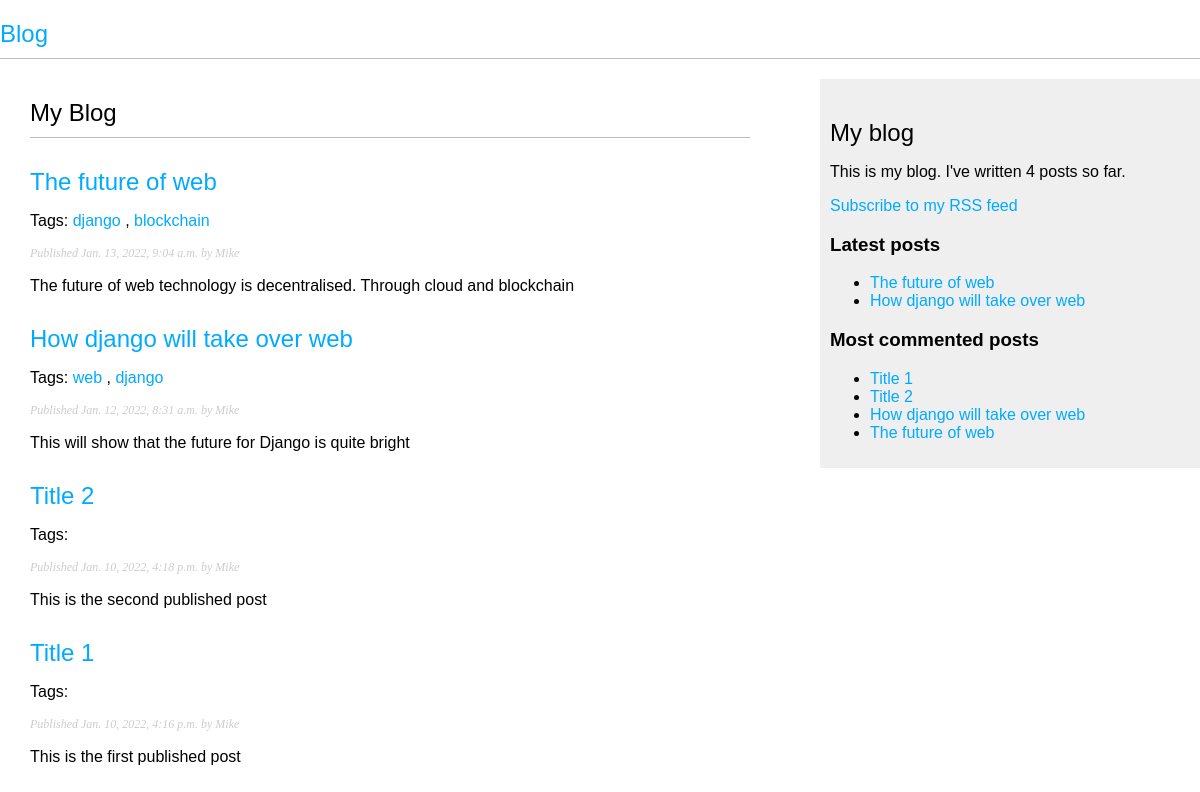
Before: / with the older database file.
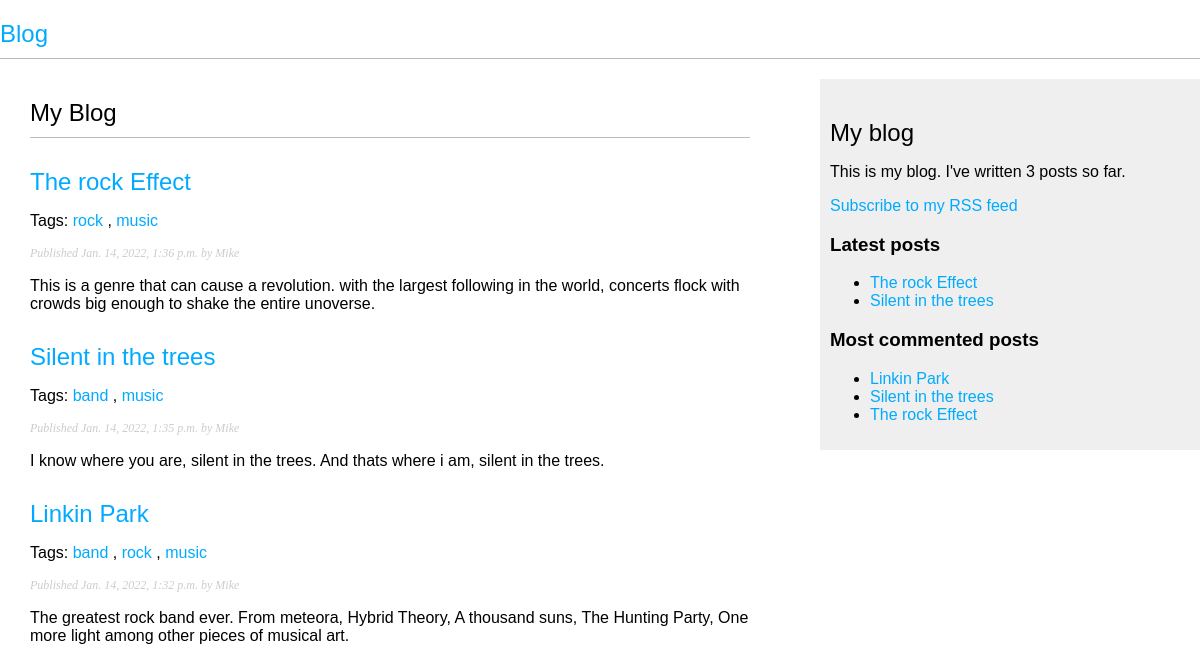
After: the same page with the newer database file.
### blog/models.py (models this page shows, shortened)
class Post(models.Model):
    STATUS_CHOICES = (('draft', 'Draft'),
    ('published', 'Published'))
    title = models.CharField(max_length=250)
    slug = models.SlugField(max_length=250,
    unique_for_date='publish')
    author = models.ForeignKey(User, on_delete=models.CASCADE, related_name='blog_posts')
    body = models.TextField()
    publish = models.DateTimeField(default=timezone.now)
    created = models.DateTimeField(auto_now_add=True)
    updated = models.DateTimeField(auto_now=True)
    status = models.CharField(max_length=10, choices=STATUS_CHOICES, default='draft')
    tags = TaggableManager()
    class Meta:
        ordering = ('-publish',)
    objects = models.Manager() # The default manager.
    published = PublishedManager() # Our custom manager.
    def get_absolute_url(self):
        return reverse('blog:post_detail',
                        args=[self.publish.year,
                        self.publish.month,
                        self.publish.day, self.slug])

### blog/views.py (the view)
# urls.py: path('', views.post_list, name='post_list'),
def post_list(request,tag_slug = None ):
    posts = Post.published.all()
    tag = None
    if tag_slug:
        tag = get_object_or_404(Tag, slug=tag_slug)
        object_list = posts.filter(tags__in=[tag])
    return render(request, 'blog/post/list.html', context={
        "posts": posts,
        "tag": tag,
    })

### blog/models.py (called while the page is built)
    def get_queryset(self):
        return super(PublishedManager, self).get_queryset().filter(status='published')

### blog/templatetags/blog_tags.py (called while the page is built)
@register.simple_tag
def total_posts():
    return Post.published.count()

@register.inclusion_tag('blog/post/latest_posts.html')
def show_latest_posts(count=5):
    latest_posts = Post.published.order_by('-publish')[:count]
    return {'latest_posts': latest_posts}

@register.simple_tag
def get_most_commented_posts(count=5):
    return Post.published.annotate(
    total_comments=Count('comments')
    ).order_by('-total_comments')[:count]

### templates/blog/post/list.html (shortened to what this page needs)
{% extends "blog/base.html" %}
{% block content %}
<h1>My Blog</h1>
{% for post in posts %}
<h2><a href="{{ post.get_absolute_url }}">{{ post.title }}</a></h2>
<p class="tags">
Tags:
{% for tag in post.tags.all %}
<a href="{% url 'blog:post_list_by_tag' tag.slug %}">{{ tag.name }}</a>
{% if not forloop.last %}, {% endif %}
{% endfor %}
</p>
<p class="date"> Published {{ post.publish }} by {{ post.author }}</p>
{{ post.body|truncatewords:30|linebreaks }}
{% endfor %}
{% endblock %}

### templates/blog/base.html (shortened to what this page needs)
{% load blog_tags %}
{% load static %}
<!DOCTYPE html>
<html>
    <head>
        <link href="{% static 'css/blog.css' %}" rel="stylesheet">
    </head>
    <body>
    <nav class='nav'>
    <a href=" {% url 'blog:post_list' %} "><h1 id='heading'>Blog</h1></a>
        <div id="content">
            {% block content %}
            {% endblock %}
        </div>
            <div id="sidebar">
                <h2>My blog</h2>
                <p>This is my blog. I've written {% total_posts %} posts so far.</p>
                <p><a href="{% url "blog:post_feed" %}">Subscribe to my RSS feed</a></p>
                <h3>Latest posts</h3>
                {% show_latest_posts 2 %}
                <h3>Most commented posts</h3>
                {% get_most_commented_posts as most_commented_posts %}
                <ul>
                {% for post in most_commented_posts %}
                <li>
                <a href="{{ post.get_absolute_url }}">{{ post.title }}</a>
                </li>
                {% endfor %}
                </ul>
            </div>
    </body>
</html>

### templates/blog/post/latest_posts.html
<ul>
{% for post in latest_posts %}
<li>
<a href="{{ post.get_absolute_url }}">{{ post.title }}</a>
</li>
{% endfor %}
</ul>

### blog/static/css/blog.css (style rules this page uses)
body { margin:0; padding:0; font-family:helvetica, sans-serif; }
a { color:#00abff; text-decoration:none; }
h1 { font-weight:normal; border-bottom:1px solid #bbb; padding:0 0 10px 0; }
h2 { font-weight:normal; margin:30px 0 0; }
#content { float:left; width:60%; padding:0 0 0 30px; }
#sidebar { float:right; width:30%; padding:10px; background:#efefef; height:100%; }
p.date { color:#ccc; font-family: georgia, serif; font-size: 12px; font-style: italic; }

Changed rows visible on the page:
removed Post: title "The future of web", publish "Jan. 13, 2022, 9:04 a.m.", author "Mike", body "The future of web technology is decentralised. Through cloud and blockchain"
removed Tag: name "django"
removed Tag: name "blockchain", shown under "The future of web"
removed Post: title "How django will take over web", publish "Jan. 12, 2022, 8:31 a.m.", author "Mike", body "This will show that the future for Django is quite bright"
removed Tag: name "web", shown under "How django will take over web"
removed Post: title "Title 2", publish "Jan. 10, 2022, 4:18 p.m.", author "Mike", body "This is the second published post"
removed Post: title "Title 1", publish "Jan. 10, 2022, 4:16 p.m.", author "Mike", body "This is the first published post"
now on this page (row edited): Post: title "The rock Effect", publish "Jan. 14, 2022, 1:36 p.m.", author "Mike", body "This is a genre that can cause a revolution. with the largest following in the world, concerts flock with crowds big enough to shake the entire unoverse."
now on this page (row edited): Tag: name "rock"
added Tag: name "music"
added Post: title "Silent in the trees", publish "Jan. 14, 2022, 1:35 p.m.", author "Mike", body "I know where you are, silent in the trees. And thats where i am, silent in the trees."
changed Post: gains Tag (name "band")
added Post: title "Linkin Park", publish "Jan. 14, 2022, 1:32 p.m.", author "Mike", body "The greatest rock band ever. From meteora, Hybrid Theory, A thousand suns, The Hunting Party, One more light among other pieces of musical art."
changed Post: gains Tag (name "band")
Other visible differences:
text no longer shown: "4"
text now shown: "3"
